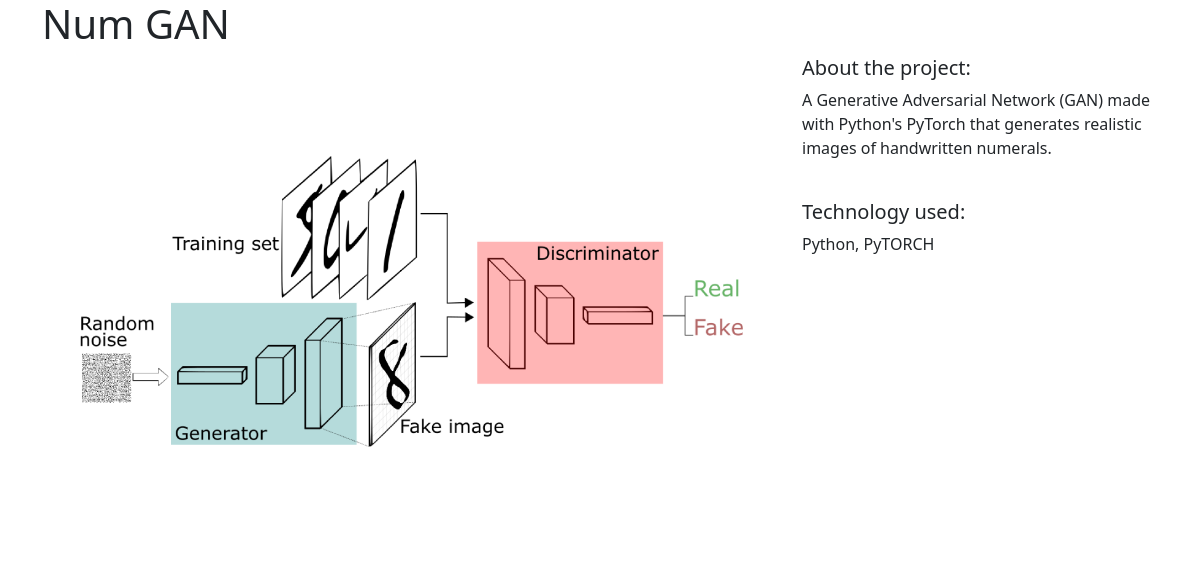
Page /2/ on the committed database.
### projects/models.py (models this page shows)
class Project(models.Model):
    title = models.CharField(max_length=100)
    description = models.TextField()
    technology = models.CharField(max_length=30)
    image = models.FileField(upload_to="project_images/", blank=True)
    github_link = models.TextField()

### projects/views.py (the view)
# urls.py: path('<int:pk>/', views.project_detail, name='project_detail'),
def project_detail(request, pk):
    project = Project.objects.get(pk=pk)
    context = {
        "project": project
    }
    return render(request, "projects/project_detail.html", context)

### projects/templates/projects/project_detail.html
{% extends "base.html" %}
{% block page_content %}
<h1>{{ project.title }}</h1>
<div class="row">
    <div class="col-md-8">
        {% if project.image %}
            <img src="{{ project.image.url }}" width="100%">
        {% endif %}
    </div>
    <div class="col-md-4">
        <h5>About the project:</h5>
        <p>{{ project.description }}</p>
        <br>
        <h5>Technology used:</h5>
        <p>{{ project.technology }}</p>
    </div>
</div>
{% endblock page_content %}

### rows in the picture
Project: image (picture), description "A Generative Adversarial Network (GAN) made with Python's PyTorch that generates realistic images of handwritten numerals.", technology "Python, PyTORCH"
